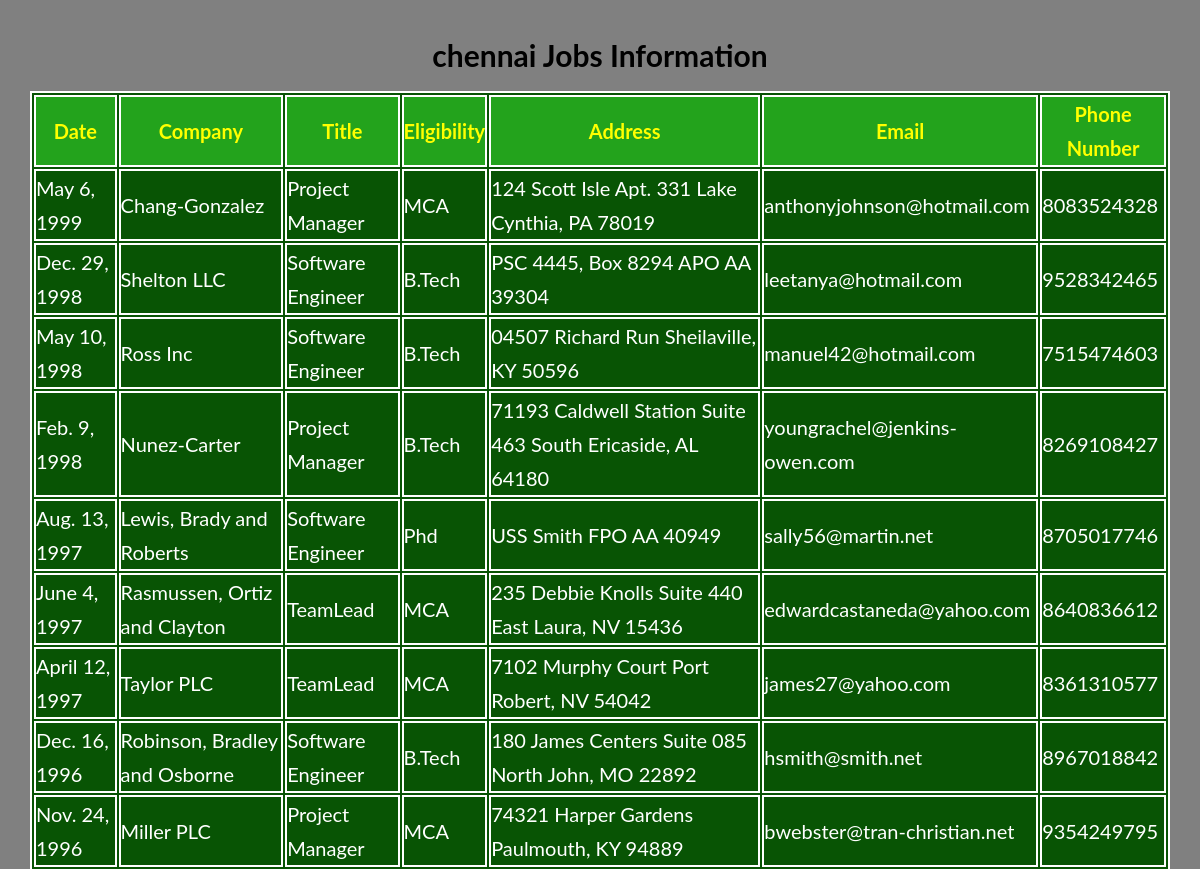
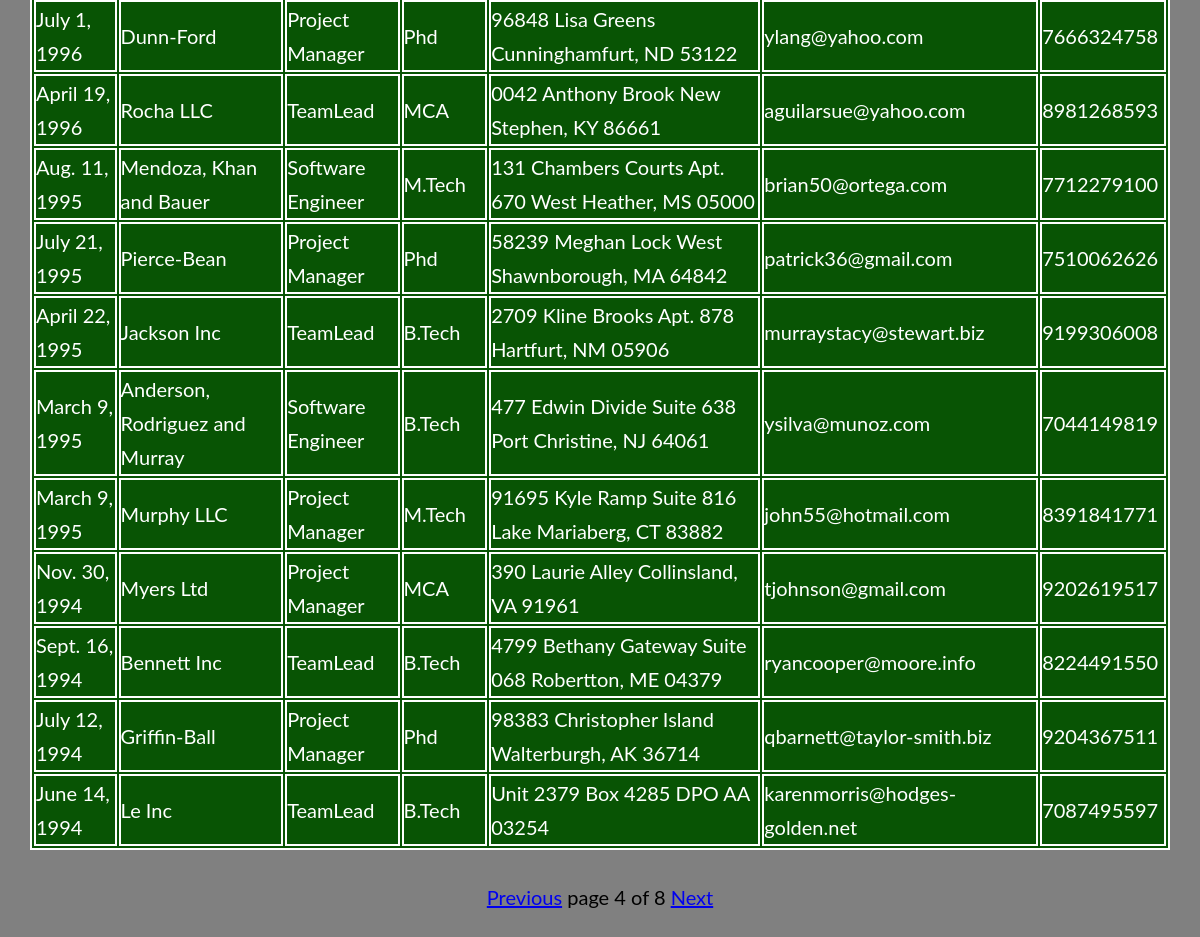
/cjobs/?page=4, run on the app's committed database (2 pictures, top to bottom).
### job/models.py (models this page shows)
class chennaijobs(models.Model):
    date=models.DateField();
    company=models.CharField(max_length=100);
    title=models.CharField(max_length=100);
    eligibility=models.CharField(max_length=100);
    address=models.CharField(max_length=100);
    email=models.EmailField();
    phonenumber=models.IntegerField()

### job/views.py (the view)
# urls.py: path('cjobs/', views.cjobs),
def cjobs(request):
    chennai_jobs=chennaijobs.objects.order_by('-date')
    paginator=Paginator(chennai_jobs,20)
    page_number=request.GET.get('page')
    try:
      chennai_jobs=paginator.page(page_number)
    except PageNotAnInteger:
       chennai_jobs=paginator.page(1)
    except EmptyPage:
      chennai_jobs=paginator.page(paginator.num_pages)
    return render(request,'job/chennaijobs.html',{'chennai_jobs':chennai_jobs})

### templates/job/chennaijobs.html (shortened to what this page needs)
<!DOCTYPE html>
{%load static%}
<html lang="en" dir="ltr">
  <head>
    <link rel="stylesheet" href="{% static "job/demo1.css" %}">
  </head>
  <body class="col">
    <h1 class="jobs">chennai Jobs Information</h1>
      {% if chennai_jobs %}
      <table id='tab'>
        <thead>
          <th>Date</th>
          <th>Company</th>
          <th>Title</th>
          <th>Eligibility</th>
          <th>Address</th>
          <th>Email</th>
          <th>Phone Number</th>
        </thead>
        {%for job in chennai_jobs %}
        <tr>
          <td>{{job.date}}</td>
          <td>{{job.company}}</td>
          <td>{{job.title}}</td>
          <td>{{job.eligibility}}</td>
          <td>{{job.address}}</td>
          <td>{{job.email}}</td>
          <td>{{job.phonenumber}}</td>
        </tr>
        {% endfor %}
      </table>
      <div class="pag">
      {%include 'job/pagination.html' with page=chennai_jobs%}
      </div>
      {%else %}
      <p>No Jobs Found in chennai</p>
    {% endif %}
  </body>
</html>

### static/job/demo1.css (style rules this page uses)
*, *::after, *::before { margin: 0; padding: 0; box-sizing: inherit; }
html { font-size: 62.5%; }
body { font-family: "Lato", sans-serif; font-weight: 400; line-height: 1.7; color: #777; padding: 3rem; box-sizing: border-box; }
table,thead,th,tr,td { color:white; border:2px solid white; font-size: 20px; margin:auto; background:#085404; }
thead,th { color:yellow; border:2px solid white; font-size: 20px; margin:auto; background:#23a31c; }
.col { background-image: linear-gradient(to right, grey,grey); }
.jobs { color:black; text-align: center; margin-bottom: 10px; font-size: 30px; }
.pag { text-align: center; margin-top: 30px; color:black; font-size: 20px; }

### data on the page
chennaijobs: date "May 6, 1999", company "Chang-Gonzalez", title "Project Manager", eligibility "MCA", address "124 Scott Isle Apt. 331 Lake Cynthia, PA 78019", email "anthonyjohnson@hotmail.com", phonenumber "8083524328"
chennaijobs: date "Dec. 29, 1998", company "Shelton LLC", title "Software Engineer", eligibility "B.Tech", address "PSC 4445, Box 8294 APO AA 39304", email "leetanya@hotmail.com", phonenumber "9528342465"
chennaijobs: date "May 10, 1998", company "Ross Inc", title "Software Engineer", eligibility "B.Tech", address "04507 Richard Run Sheilaville, KY 50596", email "manuel42@hotmail.com", phonenumber "7515474603"
chennaijobs: date "Feb. 9, 1998", company "Nunez-Carter", title "Project Manager", eligibility "B.Tech", address "71193 Caldwell Station Suite 463 South Ericaside, AL 64180", email "youngrachel@jenkins-owen.com", phonenumber "8269108427"
chennaijobs: date "Aug. 13, 1997", company "Lewis, Brady and Roberts", title "Software Engineer", eligibility "Phd", address "USS Smith FPO AA 40949", email "sally56@martin.net", phonenumber "8705017746"
chennaijobs: date "June 4, 1997", company "Rasmussen, Ortiz and Clayton", title "TeamLead", eligibility "MCA", address "235 Debbie Knolls Suite 440 East Laura, NV 15436", email "edwardcastaneda@yahoo.com", phonenumber "8640836612"
chennaijobs: date "April 12, 1997", company "Taylor PLC", title "TeamLead", eligibility "MCA", address "7102 Murphy Court Port Robert, NV 54042", email "james27@yahoo.com", phonenumber "8361310577"
chennaijobs: date "Dec. 16, 1996", company "Robinson, Bradley and Osborne", title "Software Engineer", eligibility "B.Tech", address "180 James Centers Suite 085 North John, MO 22892", email "hsmith@smith.net", phonenumber "8967018842"
chennaijobs: date "Nov. 24, 1996", company "Miller PLC", title "Project Manager", eligibility "MCA", address "74321 Harper Gardens Paulmouth, KY 94889", email "bwebster@tran-christian.net", phonenumber "9354249795"
chennaijobs: date "July 1, 1996", company "Dunn-Ford", title "Project Manager", eligibility "Phd", address "96848 Lisa Greens Cunninghamfurt, ND 53122", email "ylang@yahoo.com", phonenumber "7666324758"
chennaijobs: date "April 19, 1996", company "Rocha LLC", title "TeamLead", eligibility "MCA", address "0042 Anthony Brook New Stephen, KY 86661", email "aguilarsue@yahoo.com", phonenumber "8981268593"
chennaijobs: date "Aug. 11, 1995", company "Mendoza, Khan and Bauer", title "Software Engineer", eligibility "M.Tech", address "131 Chambers Courts Apt. 670 West Heather, MS 05000", email "brian50@ortega.com", phonenumber "7712279100"
chennaijobs: date "July 21, 1995", company "Pierce-Bean", title "Project Manager", eligibility "Phd", address "58239 Meghan Lock West Shawnborough, MA 64842", email "patrick36@gmail.com", phonenumber "7510062626"
chennaijobs: date "April 22, 1995", company "Jackson Inc", title "TeamLead", eligibility "B.Tech", address "2709 Kline Brooks Apt. 878 Hartfurt, NM 05906", email "murraystacy@stewart.biz", phonenumber "9199306008"
chennaijobs: date "March 9, 1995", company "Anderson, Rodriguez and Murray", title "Software Engineer", eligibility "B.Tech", address "477 Edwin Divide Suite 638 Port Christine, NJ 64061", email "ysilva@munoz.com", phonenumber "7044149819"
chennaijobs: date "March 9, 1995", company "Murphy LLC", title "Project Manager", eligibility "M.Tech", address "91695 Kyle Ramp Suite 816 Lake Mariaberg, CT 83882", email "john55@hotmail.com", phonenumber "8391841771"
chennaijobs: date "Nov. 30, 1994", company "Myers Ltd", title "Project Manager", eligibility "MCA", address "390 Laurie Alley Collinsland, VA 91961", email "tjohnson@gmail.com", phonenumber "9202619517"
chennaijobs: date "Sept. 16, 1994", company "Bennett Inc", title "TeamLead", eligibility "B.Tech", address "4799 Bethany Gateway Suite 068 Robertton, ME 04379", email "ryancooper@moore.info", phonenumber "8224491550"
chennaijobs: date "July 12, 1994", company "Griffin-Ball", title "Project Manager", eligibility "Phd", address "98383 Christopher Island Walterburgh, AK 36714", email "qbarnett@taylor-smith.biz", phonenumber "9204367511"
chennaijobs: date "June 14, 1994", company "Le Inc", title "TeamLead", eligibility "B.Tech", address "Unit 2379 Box 4285 DPO AA 03254", email "karenmorris@hodges-golden.net", phonenumber "7087495597"

### other printed values
{{ page.number }} "4"
{{ page.paginator.num_pages }} "8"
